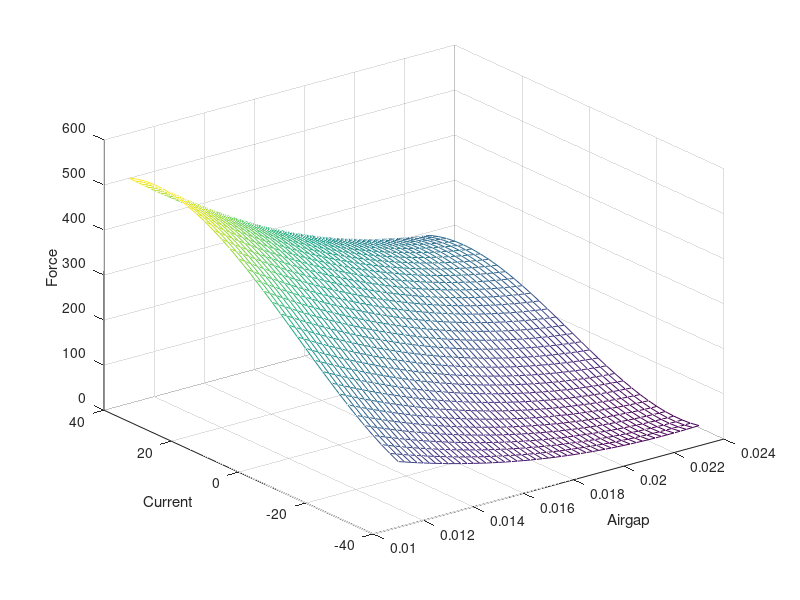

Write MATLAB code to recreate this figure. (Note: this script raises an error after producing the figure.)
m = 200;
ref = 0.0175;
x = 2;


%% 
p00 =       926.8; 
p10 =       10.82;
p01 =   -6.23e+04;  
p20 =    -0.06986; 
p11 =      -480.6;  
p02 =   1.203e+06;  
p30 =   -0.001275;  
p21 =       2.722;  
p12 =        7783;  
%% 

c = linspace(-40,40,33);
a = linspace(0.011,0.023,49);
f = zeros(33,49);

for i1 = 1:49
    for i2 = 1:33
        f(i2,i1) = p00 + p10*c(i2) + p01*a(i1) + p20*c(i2)^2 + p11*c(i2)*a(i1) + p02*a(i1)^2 + p30*c(i2)^3 + p21*c(i2)^2*a(i1) + p12*c(i2)*a(i1)^2;
    end
end

mesh(a, c, f)
xlabel('Airgap')
ylabel('Current')
zlabel('Force')
hold on
f_ = force';
surf(airgap, current,f_)
hold off


